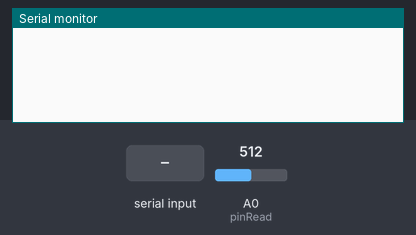
The sketch below on a simulated Arduino Uno, built with avr-gcc and run on an emulated ATmega328P. On the bench: the last lines printed to the serial monitor. The inputs (shaded band) are chosen by the test bench; at power-on: A0 (pinRead) = 512.

Above: at 1.2 s.
1.3 s: "start\n" received over Serial
At 2.1 s:
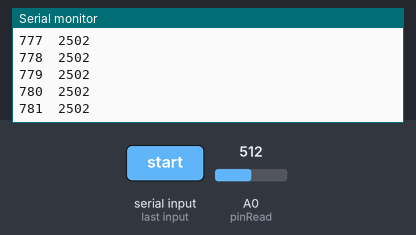
2.8 s: A0 (pinRead) set to 716
At 3.5 s:
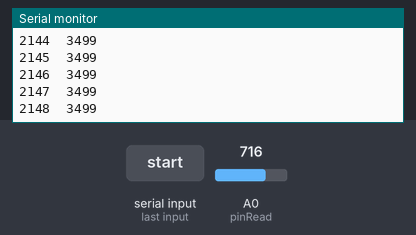
Timing chart, 0 to 3.9 s (numbered marks = the images above; inputs shaded):
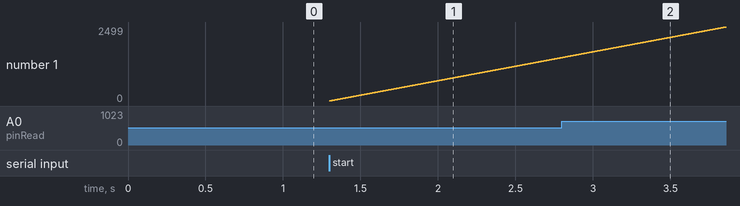

Measured:
- after the input at 1.3 s, the serial monitor: prints a new line at once (image 1)

The sketch:

prueba_muestreo.ino
```cpp
volatile unsigned long muestraAct = 0;
volatile unsigned long muestraAnt = 0;
volatile unsigned long delta = 0;
String stringIn = "";
bool finString = false;
bool stp = false;
int counter = 0;
int lapse = 4096;                         //lapso de tiempo de toma de muestras en mS  (2**n)
int T = 1;                                //periodo de muestreo en mS
int pinRead = A0;
int valor = 0;
int valor_map = 0;

void setup() {
  Serial.begin(115200);
  stringIn.reserve(64);
}

void loop() {

  if(finString == true){                            //Si se confirma como terminado el string realiza las sgtes funciones
    counter = 0;
    stringIn.trim();
    finString = false;
      if(stringIn.equals("start")){
        stp = false;
        while(!stp){
          muestraAct = millis();
          delta = (double) muestraAct - muestraAnt;

          if(delta >= T && counter <= ((lapse/T)-1)){
            valor = analogRead(pinRead);
            valor_map = map(valor, 0, 1023, 0, 5000);
            Serial.print(counter);
            Serial.print("  ");
            Serial.println(valor_map);
            muestraAnt = muestraAct;
            counter++;
            if(counter >((lapse/T)-1)){
              stp = true;
            }
          }
        }
      }
      else if(stringIn.equals("stop")){
        Serial.println(stp);
      }
    stringIn = "";
  }
}

void serialEvent(){
  while(Serial.available()){
    char charIn=(char)Serial.read();   //Lee lo que se introduce y lo convierte a char
    stringIn+=charIn;            //Agrega el char que se leyo al string

    if(charIn == '\n'){                  //Si se aprieta enter lo toma como un salto de linea y determina que se completo el string
      finString = true;
    }
  }
}
```
